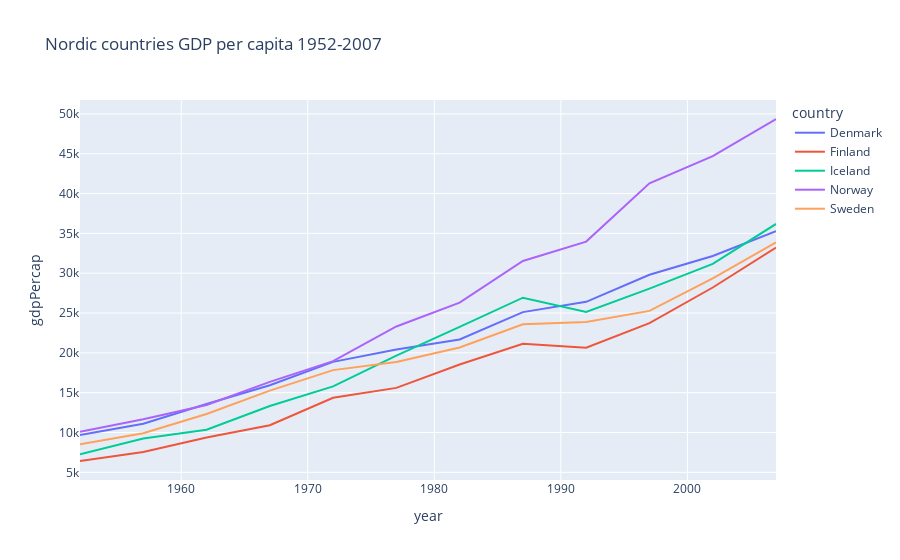

Notebook cell for this chart:
### Code cell
fig = px.line(nordic, 
              x = "year",
              y = "gdpPercap",
              color = "country",
              title = "Nordic countries GDP per capita 1952-2007")

fig.update_layout(hovermode = "x")

fig.update_xaxes(showspikes = True,
                 spikedash = "solid",
                 spikecolor = "green",
                 spikemode = "across",
                 spikesnap = "cursor")

fig.show()

### Figure 1 — Plotly figure (JSON) as saved in the notebook; plotly's stock layout.template omitted (floating-point values rounded to 4 significant figures)
{"data": [{"hovertemplate": "country=Denmark<br>year=%{x}<br>gdpPercap=%{y}<extra></extra>", "legendgroup": "Denmark", "line": {"color": "#636efa", "dash": "solid"}, "marker": {"symbol": "circle"}, "mode": "lines", "name": "Denmark", "orientation": "v", "showlegend": true, "type": "scatter", "x": [1952, 1957, 1962, 1967, 1972, 1977, 1982, 1987, 1992, 1997, 2002, 2007], "xaxis": "x", "y": [9692.0, 11100.0, 13580.0, 15940.0, 18870.0, 20420.0, 21690.0, 25120.0, 26410.0, 29800.0, 32170.0, 35280.0], "yaxis": "y"}, {"hovertemplate": "country=Finland<br>year=%{x}<br>gdpPercap=%{y}<extra></extra>", "legendgroup": "Finland", "line": {"color": "#EF553B", "dash": "solid"}, "marker": {"symbol": "circle"}, "mode": "lines", "name": "Finland", "orientation": "v", "showlegend": true, "type": "scatter", "x": [1952, 1957, 1962, 1967, 1972, 1977, 1982, 1987, 1992, 1997, 2002, 2007], "xaxis": "x", "y": [6425.0, 7545.0, 9372.0, 10920.0, 14360.0, 15610.0, 18530.0, 21140.0, 20650.0, 23720.0, 28200.0, 33210.0], "yaxis": "y"}, {"hovertemplate": "country=Iceland<br>year=%{x}<br>gdpPercap=%{y}<extra></extra>", "legendgroup": "Iceland", "line": {"color": "#00cc96", "dash": "solid"}, "marker": {"symbol": "circle"}, "mode": "lines", "name": "Iceland", "orientation": "v", "showlegend": true, "type": "scatter", "x": [1952, 1957, 1962, 1967, 1972, 1977, 1982, 1987, 1992, 1997, 2002, 2007], "xaxis": "x", "y": [7268.0, 9244.0, 10350.0, 13320.0, 15800.0, 19650.0, 23270.0, 26920.0, 25140.0, 28060.0, 31160.0, 36180.0], "yaxis": "y"}, {"hovertemplate": "country=Norway<br>year=%{x}<br>gdpPercap=%{y}<extra></extra>", "legendgroup": "Norway", "line": {"color": "#ab63fa", "dash": "solid"}, "marker": {"symbol": "circle"}, "mode": "lines", "name": "Norway", "orientation": "v", "showlegend": true, "type": "scatter", "x": [1952, 1957, 1962, 1967, 1972, 1977, 1982, 1987, 1992, 1997, 2002, 2007], "xaxis": "x", "y": [10100.0, 11650.0, 13450.0, 16360.0, 18970.0, 23310.0, 26300.0, 31540.0, 33970.0, 41280.0, 44680.0, 49360.0], "yaxis": "y"}, {"hovertemplate": "country=Sweden<br>year=%{x}<br>gdpPercap=%{y}<extra></extra>", "legendgroup": "Sweden", "line": {"color": "#FFA15A", "dash": "solid"}, "marker": {"symbol": "circle"}, "mode": "lines", "name": "Sweden", "orientation": "v", "showlegend": true, "type": "scatter", "x": [1952, 1957, 1962, 1967, 1972, 1977, 1982, 1987, 1992, 1997, 2002, 2007], "xaxis": "x", "y": [8528.0, 9912.0, 12330.0, 15260.0, 17830.0, 18860.0, 20670.0, 23590.0, 23880.0, 25270.0, 29340.0, 33860.0], "yaxis": "y"}], "layout": {"hovermode": "x", "legend": {"title": {"text": "country"}, "tracegroupgap": 0}, "title": {"text": "Nordic countries GDP per capita 1952-2007"}, "xaxis": {"anchor": "y", "domain": [0, 1], "showspikes": true, "spikecolor": "green", "spikedash": "solid", "spikemode": "across", "spikesnap": "cursor", "title": {"text": "year"}}, "yaxis": {"anchor": "x", "domain": [0, 1], "title": {"text": "gdpPercap"}}}}
